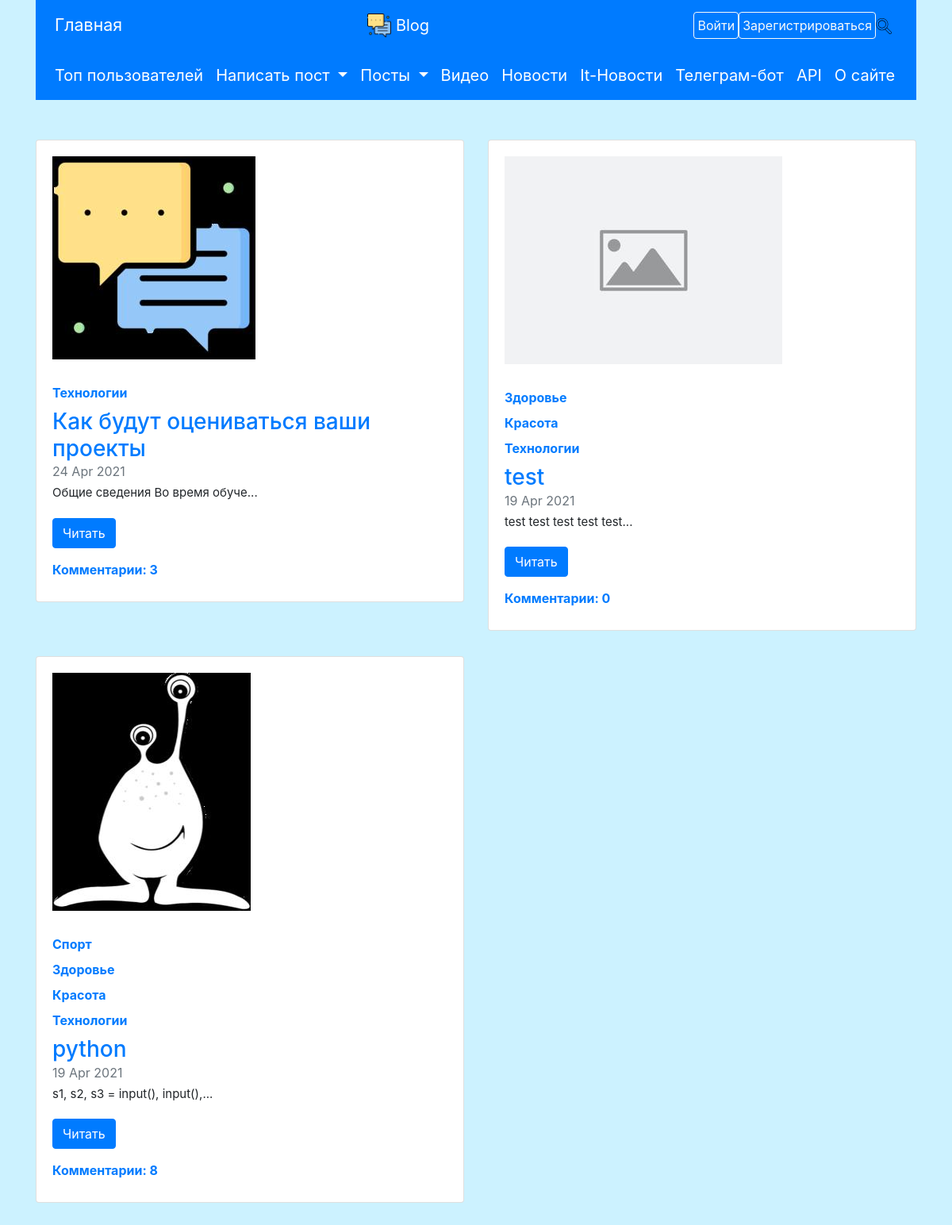
/posts/users/2, run on an earlier commit of the app's database.
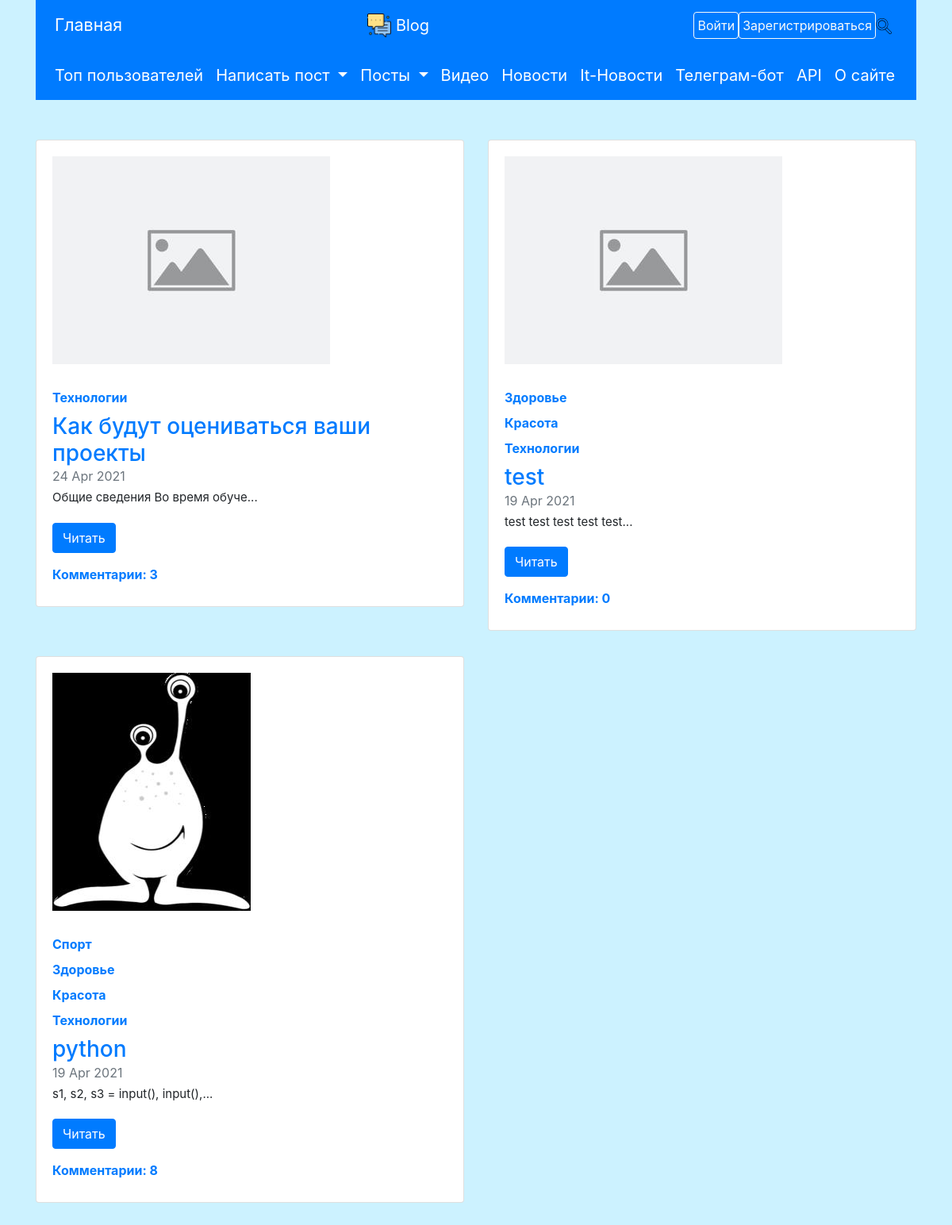
And on a later commit of the database.
### data/posts.py (models this page shows, shortened)
class Post(SqlAlchemyBase, SerializerMixin):
    __tablename__ = 'posts'
    id = sqlalchemy.Column(sqlalchemy.Integer,
                           primary_key=True, autoincrement=True)
    author_id = sqlalchemy.Column(sqlalchemy.Integer,
                                  sqlalchemy.ForeignKey('users.id'))
    title = sqlalchemy.Column(sqlalchemy.String)
    content = sqlalchemy.Column(sqlalchemy.String, nullable=True)
    created_date = sqlalchemy.Column(sqlalchemy.DateTime,
                                     default=datetime.datetime.now)
    icon = sqlalchemy.Column(sqlalchemy.String, default='default.jpg')
    author = orm.relation('User')
    categories = orm.relation("Category",
                              secondary="association",
                              backref="posts")
    likes_ = orm.relation('User', secondary='likes')

### data/categories.py (models this page shows)
class Category(SqlAlchemyBase, SerializerMixin):
    __tablename__ = 'category'
    id = sqlalchemy.Column(sqlalchemy.Integer, primary_key=True,
                           autoincrement=True)
    name = sqlalchemy.Column(sqlalchemy.String, nullable=True)

### main.py (the view)
@app.route("/posts/users/<int:user_id>")
def post_by_user_id(user_id):
    db_sess = db_session.create_session()
    user = db_sess.query(User).get(user_id)
    if not user:
        abort(404)
    posts = db_sess.query(Post).filter(Post.author_id == user_id)[::-1]
    if posts:
        return render_template("index.html",
                               title=f'Посты {user.name} {user.surname}',
                               posts=posts)
    else:
        return render_template("message.html",
                               title=f'Посты {user.name} {user.surname}',
                               message='У этого пользователя нет постов')

### data/db_session.py (called while the page is built)
def create_session() -> Session:
    global __factory
    return __factory()

### templates/index.html (shortened to what this page needs)
{% extends "base.html" %}
{% block content %}
{% for i in range(0, posts | length, 2) %}
<div class="row mb-2">
    {% for post in posts[i:i + 2] %}
    <div class="col-md-6">
        <div class="card flex-md-row mb-4 box-shadow h-md-250">
            <div class="card-body d-flex flex-column align-items-start">
                <img class="card_img"
                     src="{{ url_for('static', filename='img/thumbnails/') + post.icon
                            }}"
                     alt="Картинка поста!">
                {% for category in post.categories %}
                <a href="/posts/categories/{{ category.name }}">
                    <strong class="d-inline-block mb-2 text-primary">
                        {{ category.name | capitalize }}
                    </strong>
                </a>
                {% endfor %}
                <a href="/posts/{{ post.id }}">
                    <h3 class="mb-0">
                        {{ post.title }}
                    </h3>
                </a>
                <div class="mb-1 text-muted">{{ post.created_date.strftime('%e
                    %b %Y') }}
                </div>
                <p class="card-text mb-auto">{{ post.content[:30] }}...</p>
    <a href="/posts/{{ post.id }}" class="btn btn-primary" style="margin-top: 20px;">Читать</a>
                 <strong class="d-inline-block mb-2 text-primary" style="margin-top: 15px;">
                        Комментарии: {{ post.comments | length }}
                  </strong>
            </div>
        </div>
    </div>
    {% endfor %}
</div>
{% endfor %}
{% endblock %}

### templates/base.html (shortened to what this page needs)
<!doctype html>
<html lang="en">
<head>
    <link rel="stylesheet"
          href="https://cdn.jsdelivr.net/npm/bootstrap@4.6.0/dist/css/bootstrap.min.css"
>
    <link rel="stylesheet"
          href="{{ url_for('static', filename='css/style.css') }}">
</head>
<body>
<div class="container">
    <nav class="navbar navbar-expand-lg navbar-dark bg-primary"
         style="font-size: 16pt;">
        <div class="collapse navbar-collapse" id="navbarSupportedContent">
            <ul class="navbar-nav mr-auto col-3">
                <li class="nav-item active">
                    <a class="nav-link" href="/">Главная <span class="sr-only">(current)</span></a>
                </li>
            </ul>
            <div class="col-4 text-center">
                <a class="navbar-brand" href="/">
                    <img src="/static/img/favicon.ico" width="30" height="30"
                         class="d-inline-block align-top" alt="">
                    Blog
                </a>
            </div>
            <div class="col-5 d-flex justify-content-end align-items-center">
                {% if current_user.is_authenticated %}
                <a href="/about_user"
                   class="btn btn-outline-light my-2 my-sm-0 p-1">
                    Личный кабинет</a>
                <a href="/logout"
                   class="btn btn-outline-light my-2 my-sm-0 p-1">
                    Выйти</a>
                {% else %}
                <a href="/login"
                   class="btn btn-outline-light my-2 my-sm-0 p-1">
                    Войти</a>
                <a href="/register"
                   class="btn btn-outline-light my-2 my-sm-0 p-1">
                    Зарегистрироваться</a>
                {% endif %}
                <a class="text-muted" href="/search">
                    <img src="/static/img/loop.svg" width="20" height="20"
                         class="" alt="">
                </a>
            </div>
        </div>
    </nav>
    <nav class="navbar navbar-expand-lg navbar-dark bg-primary"
         style="font-size: 15pt;">
        <div class="collapse navbar-collapse" id="navbarNav">
            <ul class="navbar-nav">
                <li class="nav-item active">
                    <a class="nav-link" href="/users">Топ пользователей</a>
                </li>
                <li class="nav-item dropdown active">
                    <a class="nav-link dropdown-toggle" href="#"
                       id="navbarDropdownMenuLink2" role="button"
                       data-toggle="dropdown" aria-haspopup="true"
                       aria-expanded="false">
                        Написать пост
                    </a>
                </li>
                <li class="nav-item dropdown active">
                    <a class="nav-link dropdown-toggle" href="#"
                       id="navbarDropdownMenuLink" role="button"
                       data-toggle="dropdown" aria-haspopup="true"
                       aria-expanded="false">
                        Посты
                    </a>
                </li>
                <li class="nav-item active">
                    <a class="nav-link"
                       href="{{ url_for('search', kind='videos') }}">Видео </a>
                </li>
                <li class="nav-item active">
                    <a class="nav-link" href="/news">Новости </a>
                </li>
                <li class="nav-item active">
                    <a class="nav-link" href="/it_news">It-Новости </a>
                </li>
                <li class="nav-item active">
                    <a class="nav-link"
                       href="https://t.me/CreateAnonymNoteBot">
                        Телеграм-бот </a>
                </li>
                <li class="nav-item active">
                    <a class="nav-link" href="/api">API</a>
                </li>
                <li class="nav-item active">
                    <a class="nav-link" href="/about">О сайте</a>
                </li>
            </ul>
        </div>
    </nav>
</div>
<main role="main" class="container" style="margin-top: 50px;">
    {% block content %}{% endblock %}
</main>
</body>
</html>

### static/css/style.css (style rules this page uses)
body { background-color: #ccf2ff; }
pre, p { font-size: 15px; }
img.card_img { text-align: center; margin-bottom: 30px; display: block; max-width: 500; max-height: 500px; width: auto; height: auto; }
.text-muted, a.text-muted:hover, a.text-muted:focus { color: #acacac; }

What changed in the data, as far as the page shows it:
changed Post "Как будут оцениваться ваши проекты": icon: picture removed, a placeholder shows
